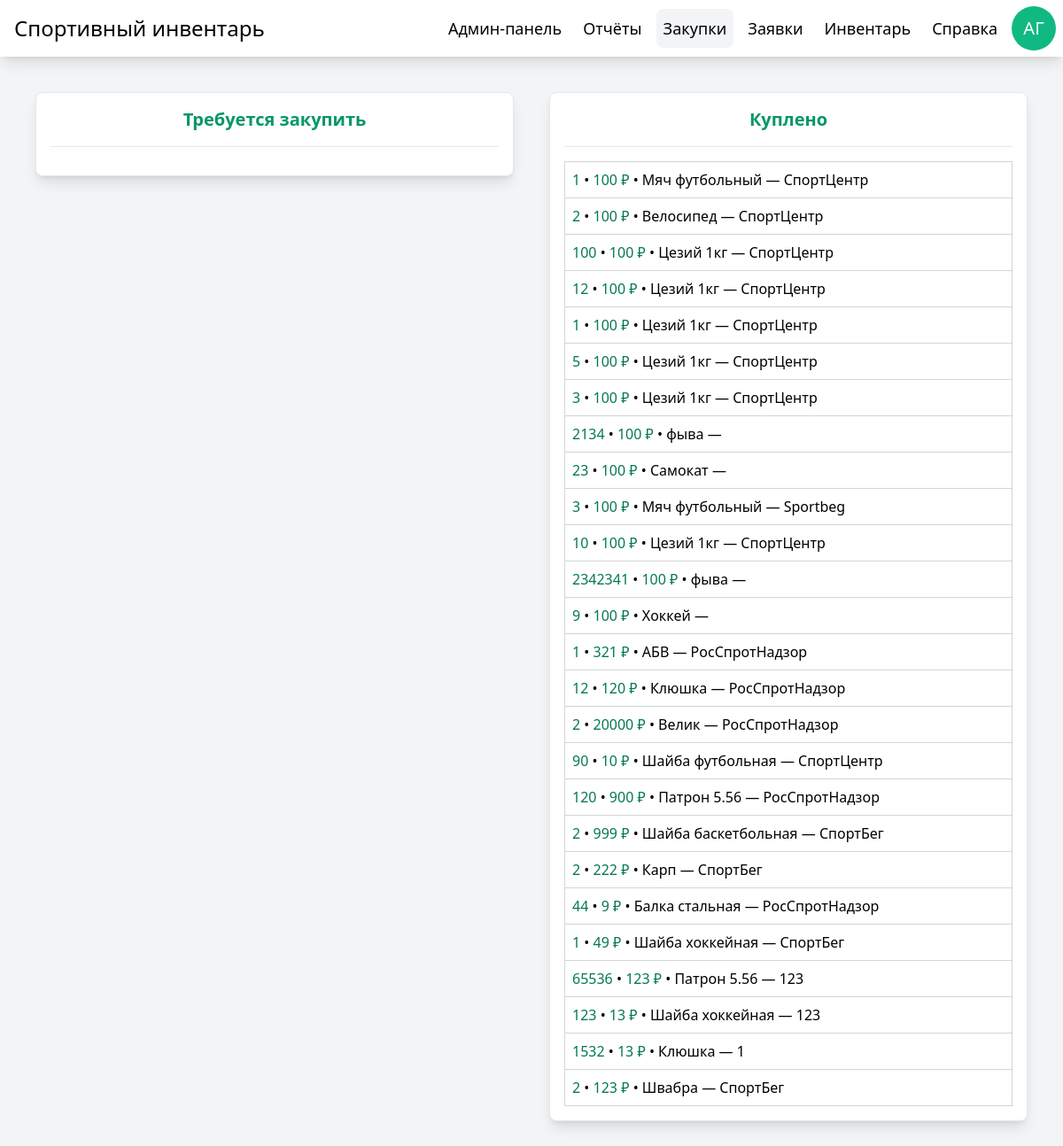
/purchases/ (signed in), run on the app's committed database.
### manager/models.py (models this page shows, shortened)
class User(AbstractUser):
    patronymic = models.CharField(max_length=64, blank=True, null=True)
    verified = models.BooleanField(default=False)

class Purchase(models.Model):
    ident = models.AutoField(primary_key=True)
    STATES = [
        ('bought', 'Куплено'),
        ('waiting', 'Ожидается')
    ]
    DISTRIBUTORS = [
        ('RosSportNadzor', 'РосСпротНадзор'),
        ('SportCenter', 'СпортЦентр'),
        ('Sportbeg', 'СпортБег'),
    ]
    name = models.CharField(max_length=256)
    quantity = models.PositiveIntegerField(default=1)
    requester = models.ForeignKey(User, on_delete=models.CASCADE, related_name='purchases')  # Автор заявки
    state = models.CharField(max_length=20, choices=STATES, default='waiting')
    distributor = models.CharField(max_length=20, choices=DISTRIBUTORS)
    price = models.PositiveIntegerField(default=100)

### manager/views.py (the view)
# urls.py: path('purchases/', views.purchases, name="purchases"),
@login_required
@verified_check
@user_passes_test(is_admin)
def purchases(request):
    if request.method == "POST":
        handle_purchase_action(request.POST.get("verification"), request.POST.get("distributor"), request.POST.get("price"), request.POST.get("ident"))
    DISTRIBUTORS = ["РосСпротНадзор", "СпортЦентр", "СпортБег"]
    context = {
        'purchases': Purchase.objects.filter(),
        'distributors' : DISTRIBUTORS
    }
    return render(request, 'purchases.html', context)

### manager/views.py (called while the page is built)
def verified_check(view_func):
    @wraps(view_func)
    def wrapper(request, *args, **kwargs):
        if request.user.verified:
            return view_func(request, *args, **kwargs)
        return redirect('not_verified')  # Правильный редирект по URL name или путь
    return wrapper

def is_admin(user):
    return user.is_staff == True

### theme/templates/purchases.html (shortened to what this page needs)
{% extends "base.html" %}
{% block content %}
<div class="w-1/2 p-4 grid gap-4 bg-white border rounded-lg shadow-lg">
    <h2 class="text-xl font-semibold text-center text-primary-600">Требуется закупить</h2>
    <hr>
</div>
<div class="w-1/2 p-4 grid gap-4 bg-white border rounded-lg shadow-lg">
    <h2 class="text-xl font-semibold text-center text-primary-600">Куплено</h2>
    <hr>
    <table class="w-full border border-gray-300 border-collapse">
        <tbody>
            {% for purchase in purchases %}
            {% if purchase.state == "bought" %}
            <tr class="border-b border-gray-300 hover:bg-primary-50 transition">
                <td class="p-2">
                    <p>
                        <span class="text-primary-700 font-medium">{{ purchase.quantity }}</span>
                        •
                        <span class="text-primary-700 font-medium">{{ purchase.price }} ₽</span>
                        •
                        {{ purchase.name }}
                        —
                        {{ purchase.distributor }}
                    </p>
                </td>
            </tr>
            {% endif %}
            {% endfor %}
        </tbody>
    </table>
</div>
{% endblock %}

### theme/templates/base.html (shortened to what this page needs)
{% load static tailwind_tags %}
<!DOCTYPE html>
<html>
<head>
    {% tailwind_css %}
</head>
<body class="bg-gray-100">
    <div class="h-screen flex-row justify-center items-start bg-gray-100">
        <nav class="w-full h-16 flex justify-between items-center bg-white shadow-lg">
            <div class="h-full p-4 flex items-center">
                <h1 class="text-2xl">Спортивный инвентарь</h1>
            </div>
            <div class="h-full p-2 gap-x-2 flex justify-between items-center">
                {% if user.is_staff %}
                <a
                    id="admin_panel"
                    href="{% url 'admin_panel' %}"
                    title="Админ-панель"
                    class="p-2 flex items-center text-lg rounded-lg hover:text-primary-700 hover:bg-gray-100 transition">
                    Админ-панель
                </a>
                <a
                    id="reports"
                    href="{% url 'reports' %}"
                    title="Отчёты"
                    class="p-2 flex items-center text-lg rounded-lg hover:text-primary-700 hover:bg-gray-100 transition">
                    Отчёты
                </a>
                <a
                    id="purchases"
                    href="{% url 'purchases' %}"
                    title="Закупки"
                    class="p-2 flex items-center text-lg rounded-lg hover:text-primary-700 hover:bg-gray-100 transition">
                    Закупки
                </a>
                {% endif %}
                <a
                    id="applications"
                    href="{% url 'applications' %}"
                    title="Заявки"
                    class="p-2 flex items-center text-lg rounded-lg hover:text-primary-700 hover:bg-gray-100 transition">
                    Заявки
                </a>
                <a
                    id="inventory"
                    href="{% url 'inventory' %}"
                    title="Инвентарь"
                    class="p-2 flex items-center text-lg rounded-lg hover:text-primary-700 hover:bg-gray-100 transition">
                    Инвентарь
                </a>
                <a
                    id="help"
                    href="{% url 'help' %}"
                    title="Справка"
                    class="p-2 flex items-center text-lg rounded-lg hover:text-primary-700 hover:bg-gray-100 transition">
                    Справка
                </a>
                {% if user.is_authenticated %}
                <a
                    href="{% url 'profile' %}"
                    title="Профиль"
                    class="flex justify-center items-center bg-primary-500 text-center text-xl text-white rounded-full hover:bg-primary-700 transition"
                    style="width: 50px; height: 50px;">
                    {{ user.first_name|slice:'0:1' }}{{ user.last_name|slice:'0:1' }}
                </a>
                {% endif %}
            </div>
        </nav>
        <div class="w-full p-10 gap-10 flex justify-center items-start">
            {% block content %}{% endblock %}
        </div>
    </div>
</body>
</html>

### data on the page
User: first_name "А", last_name "Г"
Purchase: quantity "1", price "100", name "Мяч футбольный", distributor "СпортЦентр"
Purchase: quantity "2", price "100", name "Велосипед", distributor "СпортЦентр"
Purchase: quantity "100", price "100", name "Цезий 1кг", distributor "СпортЦентр"
Purchase: quantity "12", price "100", name "Цезий 1кг", distributor "СпортЦентр"
Purchase: quantity "1", price "100", name "Цезий 1кг", distributor "СпортЦентр"
Purchase: quantity "5", price "100", name "Цезий 1кг", distributor "СпортЦентр"
Purchase: quantity "3", price "100", name "Цезий 1кг", distributor "СпортЦентр"
Purchase: quantity "2134", price "100", name "фыва"
Purchase: quantity "23", price "100", name "Самокат"
Purchase: quantity "3", price "100", name "Мяч футбольный", distributor "Sportbeg"
Purchase: quantity "10", price "100", name "Цезий 1кг", distributor "СпортЦентр"
Purchase: quantity "2342341", price "100", name "фыва"
Purchase: quantity "9", price "100", name "Хоккей"
Purchase: quantity "1", price "321", name "АБВ", distributor "РосСпротНадзор"
Purchase: quantity "12", price "120", name "Клюшка", distributor "РосСпротНадзор"
Purchase: quantity "2", price "20000", name "Велик", distributor "РосСпротНадзор"
Purchase: quantity "90", price "10", name "Шайба футбольная", distributor "СпортЦентр"
Purchase: quantity "120", price "900", name "Патрон 5.56", distributor "РосСпротНадзор"
Purchase: quantity "2", price "999", name "Шайба баскетбольная", distributor "СпортБег"
Purchase: quantity "2", price "222", name "Карп", distributor "СпортБег"
Purchase: quantity "44", price "9", name "Балка стальная", distributor "РосСпротНадзор"
Purchase: quantity "1", price "49", name "Шайба хоккейная", distributor "СпортБег"
Purchase: quantity "65536", price "123", name "Патрон 5.56", distributor "123"
Purchase: quantity "123", price "13", name "Шайба хоккейная", distributor "123"
Purchase: quantity "1532", price "13", name "Клюшка", distributor "1"
Purchase: quantity "2", price "123", name "Швабра", distributor "СпортБег"
